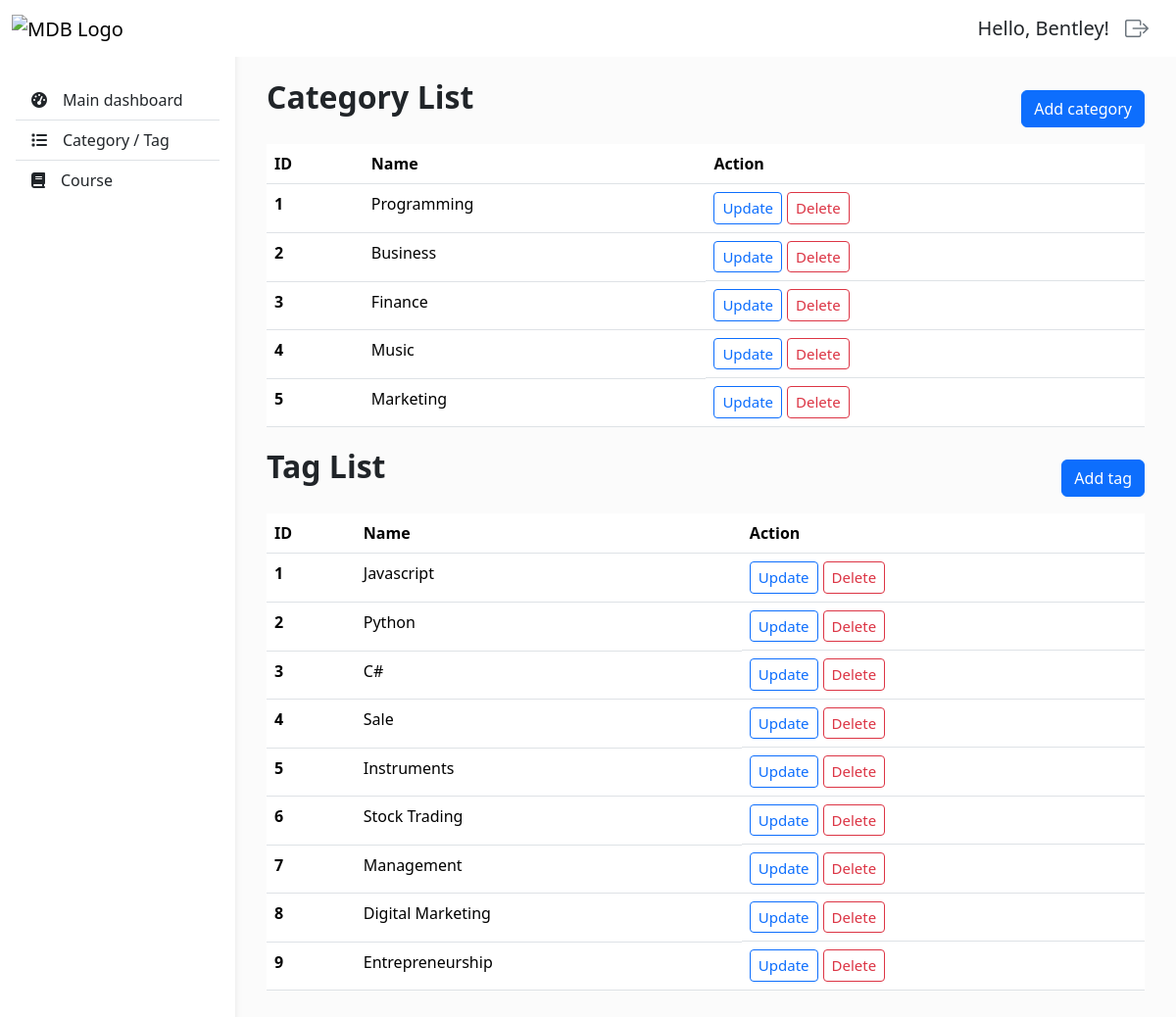
The page /categories/ (signed in) on the database its author committed.
### courses/models.py (models this page shows, shortened)
class Category(models.Model):
  name = models.CharField(max_length=100)

class Tag(models.Model):
  name = models.CharField(max_length=(100))

### users/decorators.py (the view)
    def wrapper_func(request, *args, **kwargs):
      group = None
      if request.user.groups.exists():
        group = request.user.groups.all()[0].name
        print('login group: ', group)
      print('allow group: ', allow_roles)
      if group in allow_roles:
        return view_func(request, *args, **kwargs)
      else:
        return HttpResponse('You are not authorize to view this page!')

### courses/views.py (called while the page is built)
@login_required(login_url='users:login')
@allow_users(allow_roles=['admin', 'instructor'])
def Category_List(request):
  categories = Category.objects.all()
  tags = Tag.objects.all()
  return render(request, 'categories/list.html', {'categories':categories, 'tags':tags})

### courses/templates/categories/list.html (shortened to what this page needs)
{% extends 'base.html' %}
{%block content %}
  <div class="px-4 py-3">
    <div class="d-flex align-items-center">
      <div class="flex-grow-1 fw-bold fs-2 mb-4">Category List</div>
      <a href="{% url 'courses:category_create' %}" class="btn btn-primary">Add category</a>
    </div>
    <table class="table">
      <thead>
        <tr>
          <th scope="col">ID</th>
          <th scope="col">Name</th>
          <th scope="col">Action</th>
        </tr>
      </thead>
      <tbody>
        {% for category in categories %}
        <tr>
          <th scope="row">{{category.id}}</th>
          <td>{{category.name}}</td>
          <td class="btn-container">
            <a
              href="{% url 'courses:category_update' category.id %}"
              class="btn btn-outline-primary btn-sm"
              >Update</a
            >
            <a
              href="{% url 'courses:category_delete' category.id %}"
              class="btn btn-outline-danger btn-sm"
              >Delete</a
            >
          </td>
        </tr>
        {% endfor %}
      </tbody>
    </table>
    <div class="d-flex align-items-center">
      <div class="flex-grow-1 fw-bold fs-2 mb-4">Tag List</div>
      <a href="{% url 'courses:tag_create' %}" class="btn btn-primary">Add tag</a>
    </div>
    <table class="table">
      <thead>
        <tr>
          <th scope="col">ID</th>
          <th scope="col">Name</th>
          <th scope="col">Action</th>
        </tr>
      </thead>
      <tbody>
        {% for tag in tags %}
        <tr>
          <th scope="row">{{tag.id}}</th>
          <td>{{tag.name}}</td>
          <td class="btn-container">
            <a
              href="{% url 'courses:tag_update' tag.id %}"
              class="btn btn-outline-primary btn-sm"
              >Update</a
            >
            <a
              href="{% url 'courses:tag_delete' tag.id %}"
              class="btn btn-outline-danger btn-sm"
              >Delete</a
            >
          </td>
        </tr>
        {% endfor %}
      </tbody>
    </table>
  </div>
{% endblock content %}

### templates/base.html (shortened to what this page needs)
<!DOCTYPE html>
<html lang="en">
  <head>
    {% load static %}
    <link
      href="https://cdn.jsdelivr.net/npm/bootstrap@5.3.7/dist/css/bootstrap.min.css"
      rel="stylesheet"
    />
    <link
      rel="stylesheet"
      href="https://cdn.jsdelivr.net/npm/bootstrap-icons@1.11.3/font/bootstrap-icons.css"
    />
    <link
      rel="stylesheet"
      href="https://cdnjs.cloudflare.com/ajax/libs/font-awesome/6.5.0/css/all.min.css"
    />
    <link rel="stylesheet" href="{% static 'css/style.css' %}" />
  </head>
  <body>
    <header>
      <nav
        id="sidebarMenu"
        class="collapse d-lg-block sidebar collapse bg-white"
      >
        <div class="position-sticky">
          <div class="list-group list-group-flush mx-3 mt-4">
            <a
              href="{% url 'dashboard' %}"
              class="list-group-item list-group-item-action py-2 ripple"
              aria-current="true"
            >
              <i class="fas fa-tachometer-alt me-3"></i
              ><span>Main dashboard</span>
            </a>
            {% if request.user.groups.all.0.name == 'admin' or request.user.groups.all.0.name == 'instructor' %}
              <a
                href="{% url 'courses:category_list' %}"
                class="list-group-item list-group-item-action py-2 ripple"
              >
                <i class="fa-solid fa-list me-3"></i><span>Category / Tag</span>
              </a>
            {% endif %}
            <a
              href="{% url 'courses:course_list' %}"
              class="list-group-item list-group-item-action py-2 ripple"
            >
              <i class="fa-solid fa-book me-3"></i><span>Course</span>
            </a>
          </div>
        </div>
      </nav>
      <nav id="main-navbar" class="navbar navbar-expand-lg bg-white fixed-top">
        <div class="container-fluid">
          <a class="navbar-brand" href="#">
            <img
              src="https://mdbcdn.b-cdn.net/img/logo/mdb-transaprent-noshadows.webp"
              height="25"
              alt="MDB Logo"
              loading="lazy"
            />
          </a>
          <ul class="navbar-nav ms-auto d-flex flex-row align-items-center gap-3">
            <li class="nav-item fs-5">
              Hello, {{request.user}}!
            </li>
            <li class="nav-item">
              <a href="{% url 'users:logout' %}"><i class="bi bi-box-arrow-right fs-4 text-secondary me-3" style="cursor: pointer;"></i></a>
            </li>
          </ul>
        </div>
      </nav>
    </header>
    <main style="margin-top: 35px">
      <div class="container py-4 px-2">
        {% block content %} {% endblock content %}
      </div>
    </main>
  </body>
</html>

### static/css/style.css (style rules this page uses)
body { background-color: #fbfbfb; }
@media (min-width: 991.98px) { main { padding-left: 240px; } }
.sidebar { position: fixed; top: 0; bottom: 0; left: 0; padding: 58px 0 0; box-shadow: 0 2px 5px 0 rgb(0 0 0 / 5%), 0 2px 10px 0 rgb(0 0 0 / 5%); width: 240px; z-index: 600; }

### rows shown on the page
Category: id "1", name "Programming"
Category: id "2", name "Business"
Category: id "3", name "Finance"
Category: id "4", name "Music"
Category: id "5", name "Marketing"
Tag: id "1", name "Javascript"
Tag: id "2", name "Python"
Tag: id "3", name "C#"
Tag: id "4", name "Sale"
Tag: id "5", name "Instruments"
Tag: id "6", name "Stock Trading"
Tag: id "7", name "Management"
Tag: id "8", name "Digital Marketing"
Tag: id "9", name "Entrepreneurship"

### other values the page prints
{{ request.user }} "Bentley"
